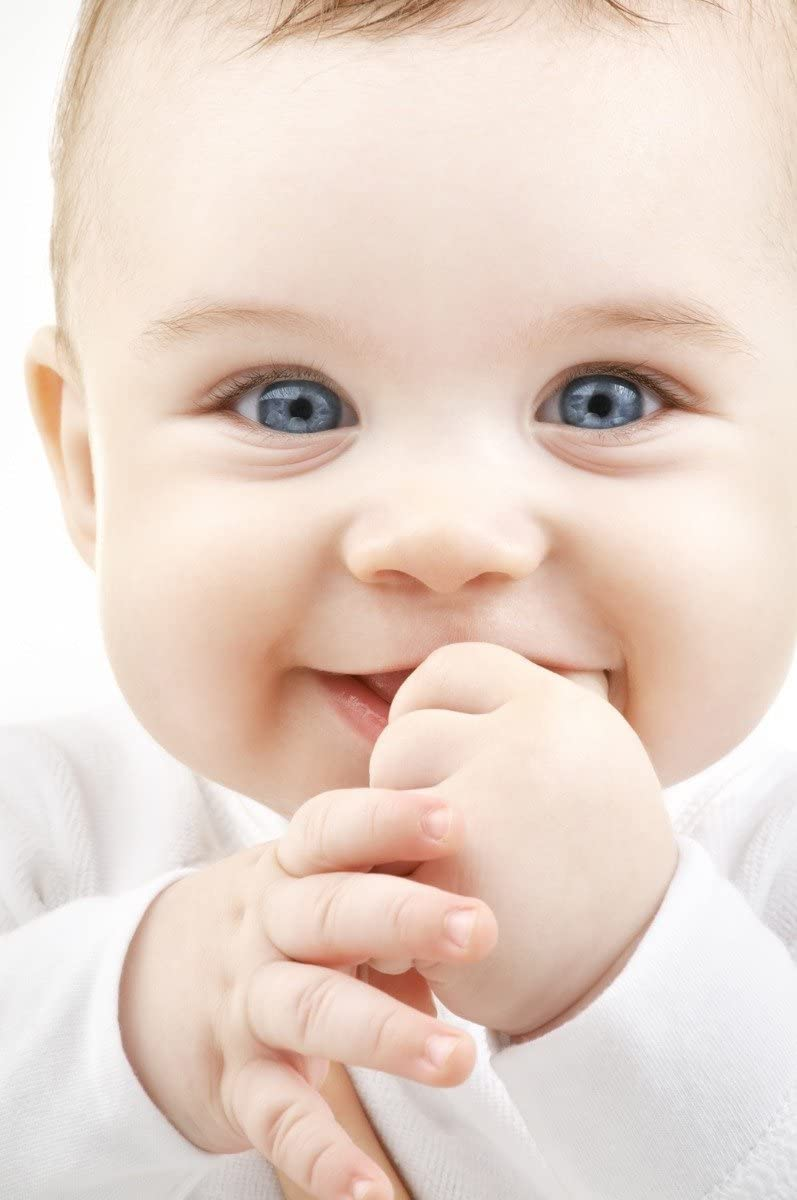
#> input picture baby.jpg, 797 x 1200 px
$ python -i Harris.py   (imports and definitions only)
#> lines starting #> are read from the running program, lines starting #| are printed output that depends on the picture
from commonfunctions import *
from skimage.filters import gaussian
from scipy.ndimage import maximum_filter,gaussian_filter,sobel
import matplotlib.patches as patches
from skimage import io
import numpy as np

def harris(img):
    eps=1e-6
    #np.seterr(divide='ignore', invalid='ignore')

    # TODO perform gaussian_filter:
    image=gaussian(img)
    #show_images([img,image])

    # TODO perform sobel to get x-change and y-change:
    sobelx=sobel_h(image)
    sobely=sobel_v(image)
    #show_images([image,sobelx,sobely])


    # TODO perform gaussian_filter on x-change * x-change to get Wxx:
    x=sobelx*sobelx
    Wxx=gaussian(x)
    # TODO perform gaussian_filter on x-change * y-change to get Wxy:
    xy=sobelx*sobely
    Wxy=gaussian(xy)
    # TODO perform gaussian_filter on y-change * y-change to get Wyy:
    y=sobely*sobely
    Wyy=gaussian(y)

    #print(Wxx,Wyy,Wxy)

    # TODO Get R value (use **2) for power 2:
    R=((Wxx*Wyy)-(Wxy*Wxy))/(Wxx+Wyy+0.000000000001)
    #print(R)
    # TODO Get the R values which are local maximum and above a given threshold
    windowsize=3
    for i in range(0,R.shape[0]-windowsize,windowsize):
        for j in range(0,R.shape[1]-windowsize,windowsize):
            localmax=R[i:i+windowsize,j:j+windowsize]
            arg=np.argmax(localmax)
            #print(arg)
            max=np.max(localmax)
            newwindow=np.zeros([windowsize,windowsize])
            if(max>=0.0006):
                newvector=np.zeros(9)
                newvector[arg]=1
                newwindow=np.reshape(newvector, (3,3))
            R[i:i+windowsize,j:j+windowsize]=newwindow

    #show_images([image,R])
    # This parts will get z. for each z = true, draw a rectangle around the patches
    # Use it as and if needed
    indx = np.argwhere(R==True)

    fig,ax = plt.subplots(1)
    ax.imshow(img)

    for ind in indx:
        rect = patches.Rectangle((ind[1],ind[0]),2,2,linewidth=1,edgecolor='r',facecolor='none')
        ax.add_patch(rect)
        #print(rect)

    plt.show()

>>> import cv2
>>> picture = cv2.imread('baby.jpg', cv2.IMREAD_GRAYSCALE)
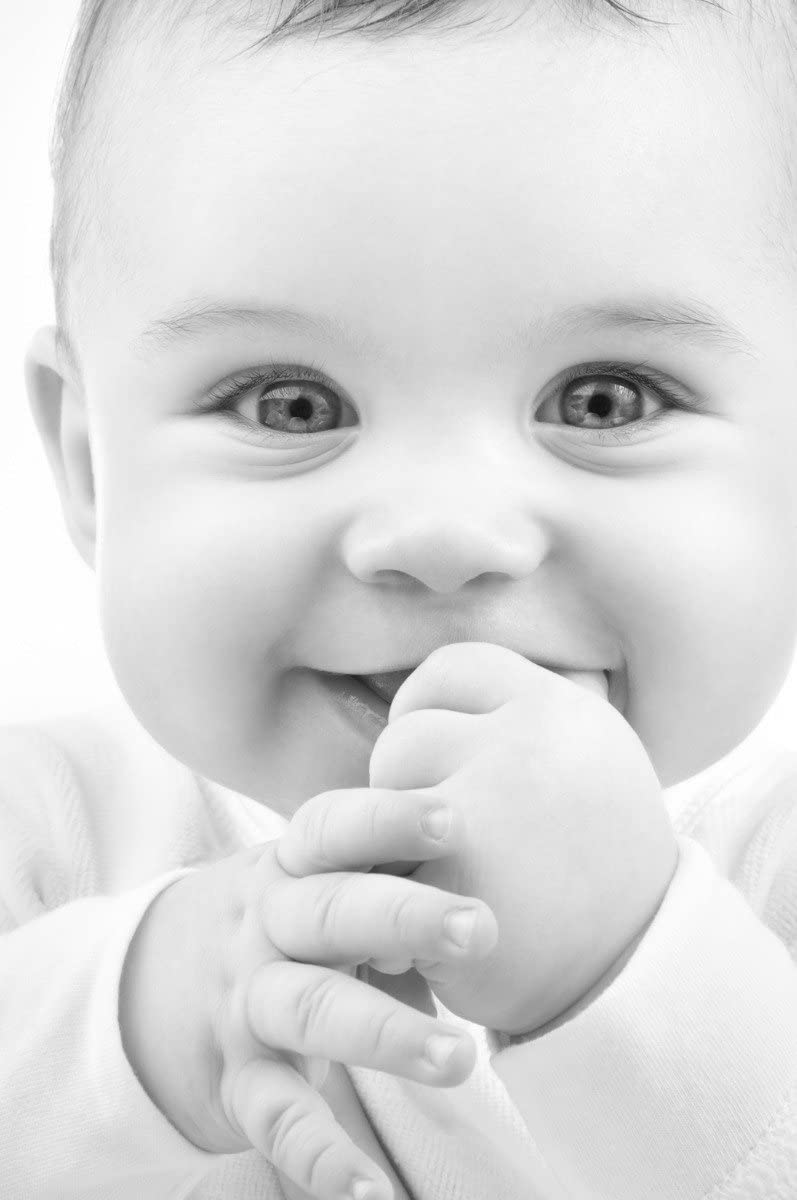
#> picture: shape (1200, 797); min 12, max 255, mean 217.8
>>> result = harris(picture)
#> in harris, `sobelx=sobel_h(image)`:
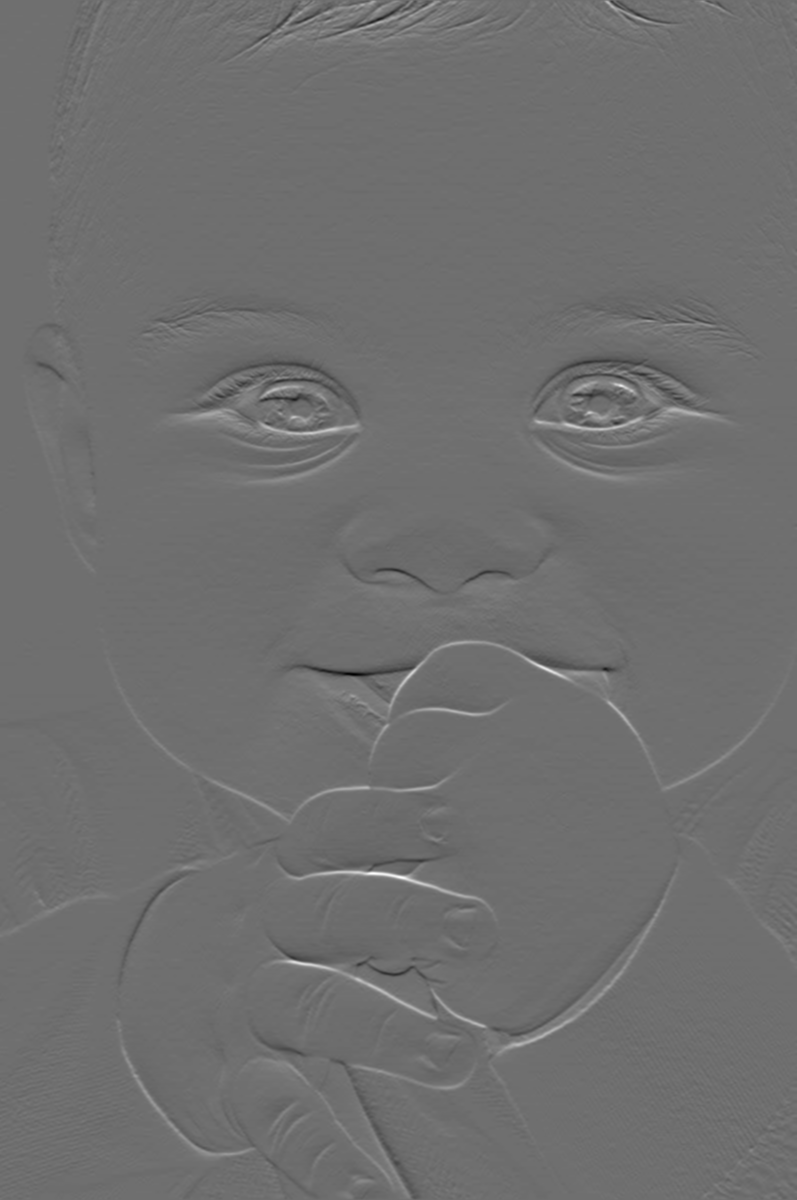
#> sobelx: shape (1200, 797) float64; min -0.293, max 0.378, mean 4.73e-05; drawn with min black and max white
#> in harris, `sobely=sobel_v(image)`:
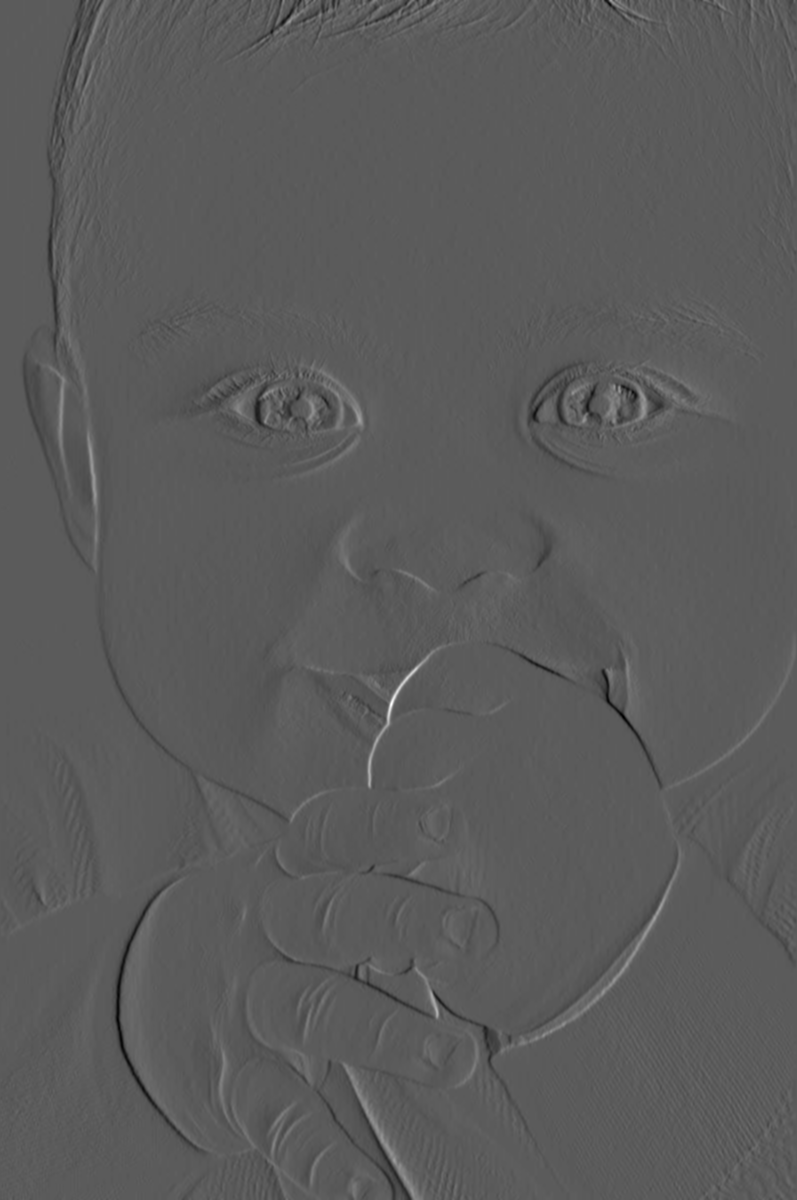
#> sobely: shape (1200, 797) float64; min -0.207, max 0.371, mean -0.000131; drawn with min black and max white
#> in harris, `x=sobelx*sobelx`:
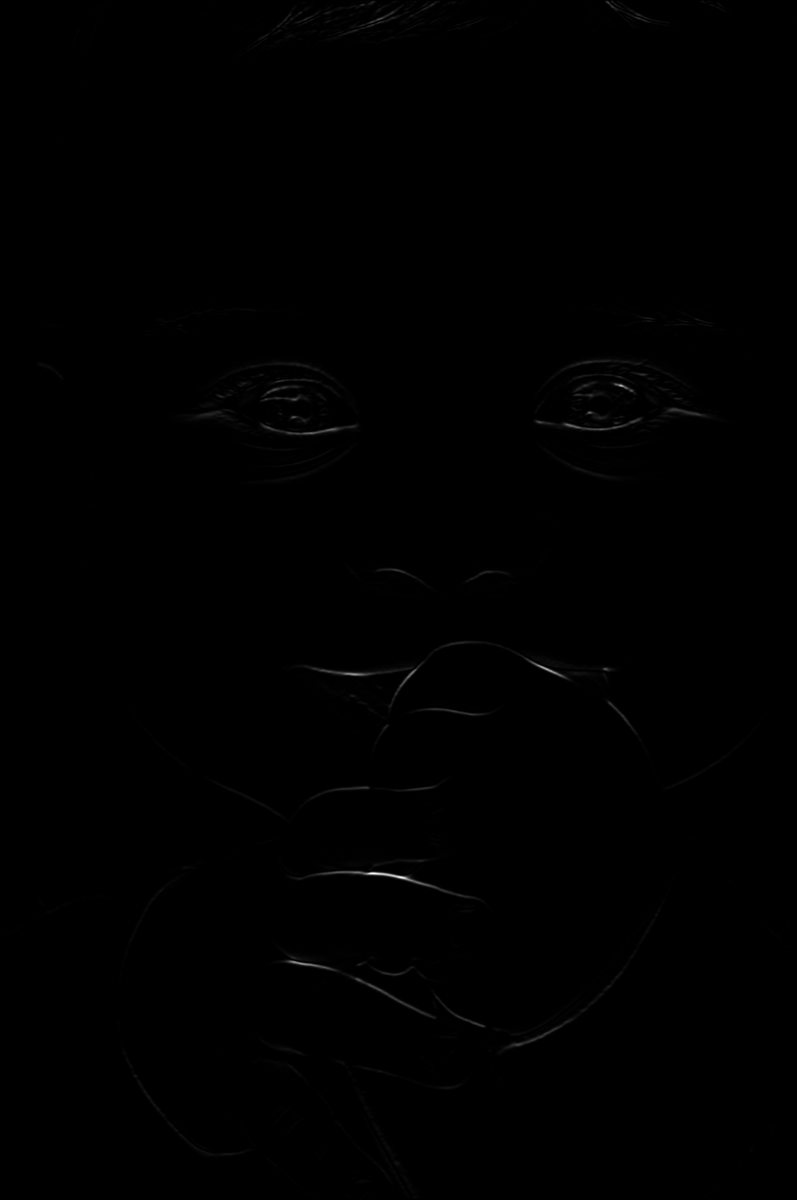
#> x: shape (1200, 797) float64; min 0, max 0.143, mean 0.000295; drawn with min black and max white
#> in harris, `indx = np.argwhere(R==True)`: indx = 381 pairs, first value 0 to 1051, second value 215 to 723
#> the loop in harris, `for ind in indx:` made 381 passes
#> ind on passes 1 to 3: [0, 372], [0, 413], [0, 606]
#> in harris, `plt.show()`:
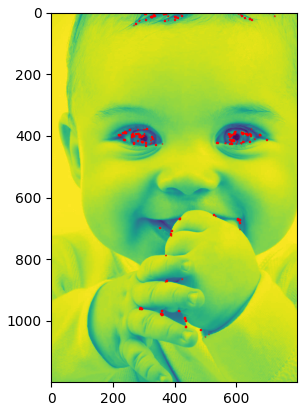
#> figure drawn by matplotlib, 1 panel
